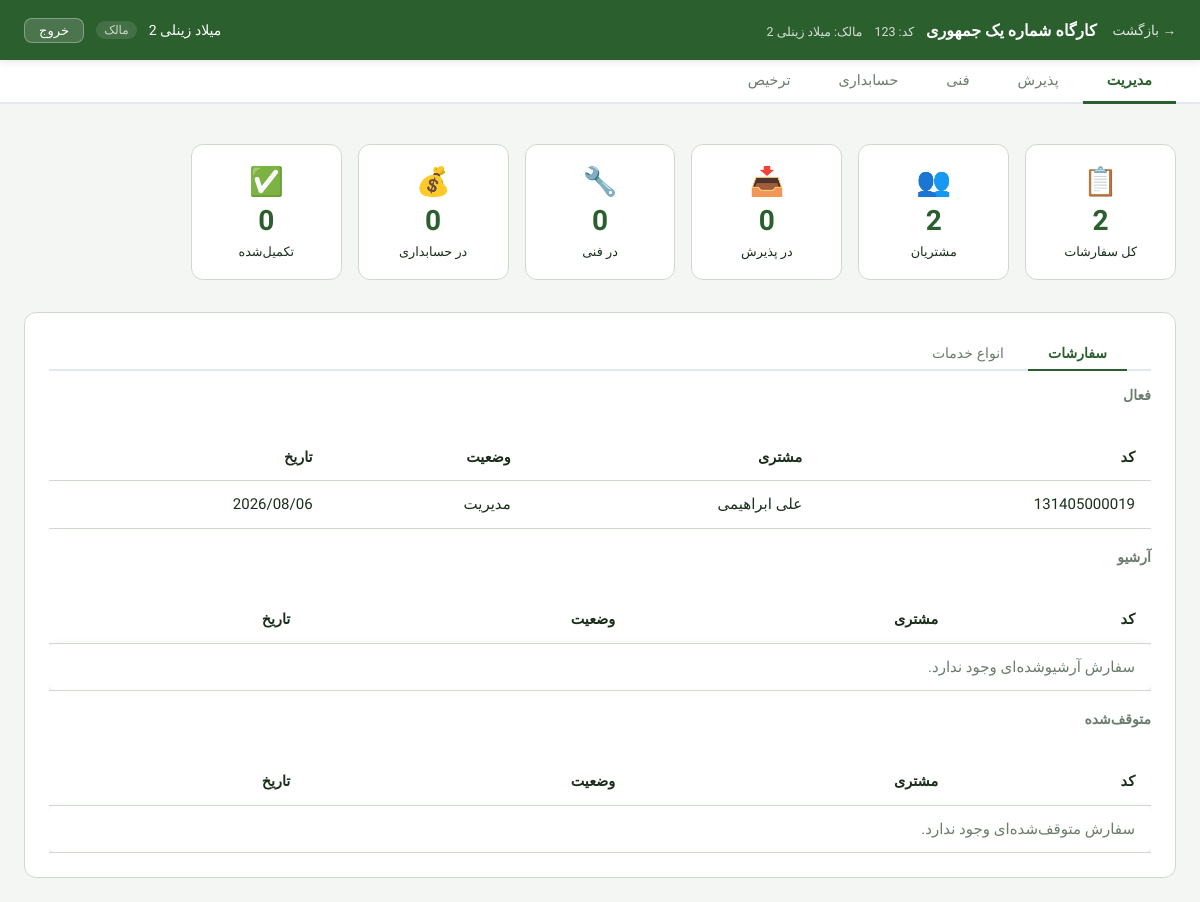
Before: /13/management/ (signed in) with the older database file.
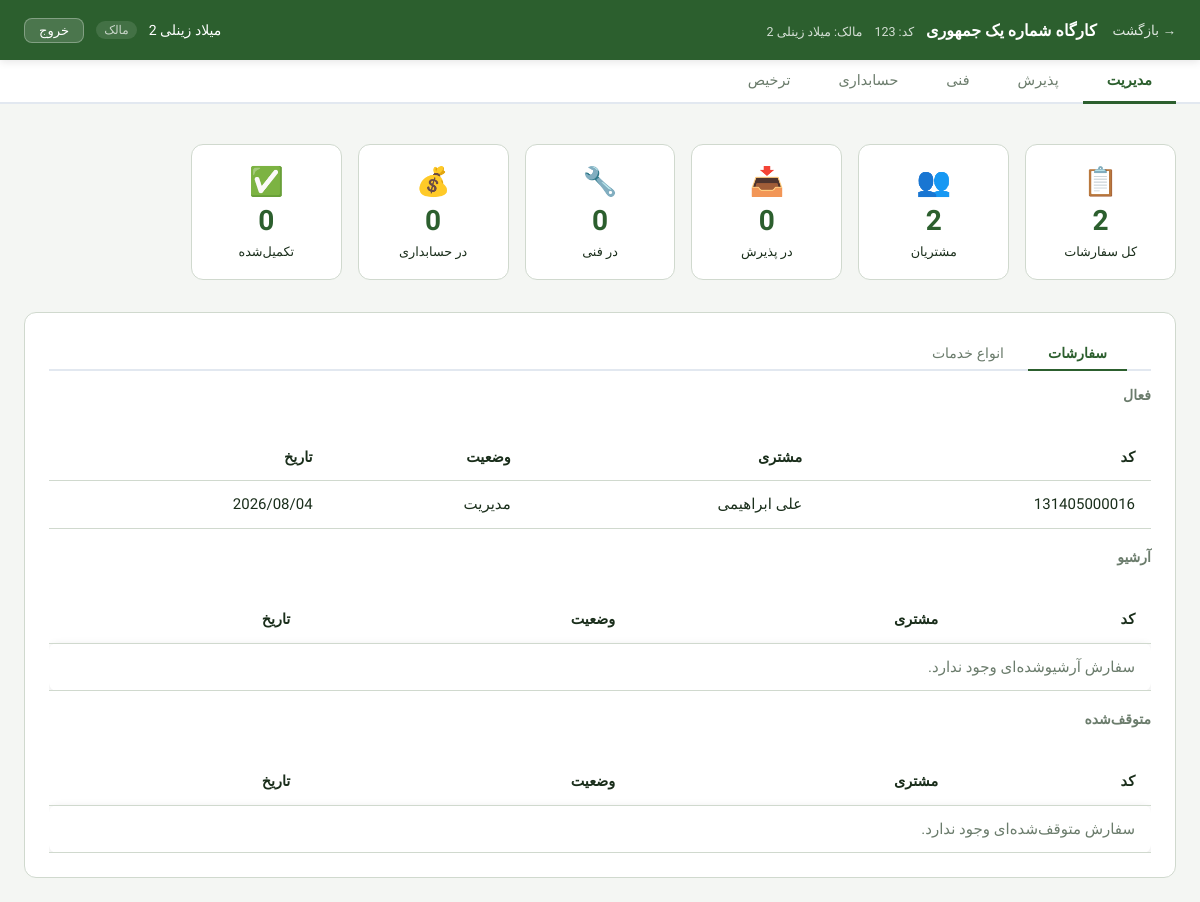
After: the same page with the newer database file.
### orders/models.py (models this page shows, shortened)
class Order(models.Model):
    STATUS_CHOICES = [
        ('reception', 'پذیرش'),
        ('technical', 'فنی'),
        ('accounting', 'حسابداری'),
        ('management', 'مدیریت'),
        ('payment', 'پرداخت'),
        ('done', 'تکمیل'),
        ('release', 'ترخیص')
    ]
    workshop = models.ForeignKey('accounts.Workshop', on_delete=models.CASCADE)
    customer = models.ForeignKey(Customer, on_delete=models.PROTECT, related_name='orders')
    created_by = models.ForeignKey('accounts.User', on_delete=models.SET_NULL, null=True)
    status = models.CharField(max_length=20, choices=STATUS_CHOICES, default='reception')
    description = models.TextField(blank=True)
    created_at = models.DateTimeField(auto_now_add=True)
    updated_at = models.DateTimeField(auto_now=True)
    delivered_at = models.DateTimeField(null=True, blank=True)
    is_archived = models.BooleanField(default=False)
    is_stopped = models.BooleanField(default=False)
    code = models.CharField(
        max_length=30,
        unique=True,
        editable=False,
        db_index=True,
        verbose_name='کد سفارش'
    )
    count_request = models.PositiveSmallIntegerField(default=1)
    manager_release_allowed = models.BooleanField(default=False, verbose_name="مجوز ترخیص مدیر")
    manager_release_count = models.PositiveSmallIntegerField(default=0, verbose_name="تعداد مجاز ترخیص مدیر")

class Customer(models.Model):
    workshop = models.ForeignKey('accounts.Workshop', on_delete=models.CASCADE)
    name = models.CharField(max_length=200)
    customer_workshop_name = models.CharField(max_length=200, default="None")
    phone = models.CharField(max_length=20, blank=True)
    is_legal = models.BooleanField(default=False)  # حقوقی یا حقیقی
    created_at = models.DateTimeField(auto_now_add=True)

### orders/views.py (the view)
# urls.py: path('<int:workshop_id>/management/', views.management_tab, name='management'),
@login_required
def management_tab(request, workshop_id):
    workshop, membership, allowed_tabs = _get_workshop_and_membership(
        request, workshop_id, 'management'
    )
    if request.method == 'POST':
        from .forms import ServiceTypeForm
        form = ServiceTypeForm(request.POST)
        if form.is_valid():
            svc = form.save(commit=False)
            svc.workshop = workshop
            svc.save()
            return redirect('orders:management', workshop_id=workshop_id)
    else:
        from .forms import ServiceTypeForm
        form = ServiceTypeForm()
    status_counts = dict(
        Order.objects.filter(workshop=workshop)
        .values_list('status')
        .annotate(c=Count('id'))
    )
    total_orders = sum(status_counts.values())
    total_customers = Customer.objects.filter(workshop=workshop).count()
    service_types = ServiceType.objects.filter(workshop=workshop).order_by('-created_at')
    orders_list = (
        Order.objects.filter(
            workshop=workshop,
            status__in=['management', 'done'],
            is_archived=False,
            is_stopped=False,
        ).select_related('customer').order_by('-created_at')
    )
    archived_orders = (
        Order.objects.filter(workshop=workshop, is_archived=True)
        .select_related('customer').order_by('-created_at')
    )
    stopped_orders = (
        Order.objects.filter(workshop=workshop, is_stopped=True, is_archived=False)
        .select_related('customer').order_by('-created_at')
    )
    context = _base_context(workshop, membership, allowed_tabs, 'management')
    context.update({
        'form': form,
        'workshop_id': workshop.id,
        'status_counts': status_counts,
        'total_orders': total_orders,
        'total_customers': total_customers,
        'service_types': service_types,
        'orders_list': orders_list,
        'archived_orders': archived_orders,
        'stopped_orders': stopped_orders,
    })
    return render(request, 'orders/management_tab.html', context)

### orders/views.py (called while the page is built)
def _get_workshop_and_membership(request, workshop_id, required_tab):
    workshop = get_object_or_404(Workshop, pk=workshop_id)
    membership = get_object_or_404(
        WorkshopMembership,
        workshop=workshop,
        user=request.user,
        is_active=True
    )
    allowed_tabs = ROLE_TAB_ACCESS.get(membership.role, [])
    if required_tab not in allowed_tabs:
        raise Http404("دسترسی به این تب مجاز نیست")
    return workshop, membership, allowed_tabs

def _base_context(workshop, membership, allowed_tabs, active_tab):
    return {
        'workshop': workshop,
        'membership': membership,
        'allowed_tabs': allowed_tabs,
        'active_tab': active_tab,
    }

### templates/orders/management_tab.html (shortened to what the changed rows need)
{% extends 'orders/_dashboard_base.html' %}
{% load static %}
{% block tab_content %}
<div class="section-card">
    <div id="tab-orders" class="tab-pane active">
        <div class="orders-table-wrap">
            <table class="service-table">
                <thead>
                <tr>
                    <th>کد</th>
                    <th>مشتری</th>
                    <th>وضعیت</th>
                    <th>تاریخ</th>
                </tr>
                </thead>
                <tbody>
                {% for o in orders_list %}
                <tr class="order-row" data-id="{{ o.id }}" style="cursor:pointer;">
                    <td>{{ o.code }}</td>
                    <td>{{ o.customer.name }}</td>
                    <td>{{ o.get_status_display }}</td>
                    <td>{{ o.created_at|date:"Y/m/d" }}</td>
                </tr>
                {% empty %}
                <tr>
                    <td colspan="4" class="empty-state">سفارشی وجود ندارد.</td>
                </tr>
                {% endfor %}
                </tbody>
            </table>
        </div>
        <div class="orders-table-wrap">
            <table class="service-table">
                <thead>
                <tr>
                    <th>کد</th>
                    <th>مشتری</th>
                    <th>وضعیت</th>
                    <th>تاریخ</th>
                </tr>
                </thead>
            </table>
        </div>
        <div class="orders-table-wrap">
            <table class="service-table">
                <thead>
                <tr>
                    <th>کد</th>
                    <th>مشتری</th>
                    <th>وضعیت</th>
                    <th>تاریخ</th>
                </tr>
                </thead>
            </table>
        </div>
    </div>
</div>
{% endblock %}

Changed rows visible on the page:
no longer on this page (row edited): Order: code "131405000019", customer.name "علی ابراهیمی", status "مدیریت", created_at "2026/08/06"
now on this page (row edited): Order: code "131405000016", customer.name "علی ابراهیمی", status "مدیریت", created_at "2026/08/04"
